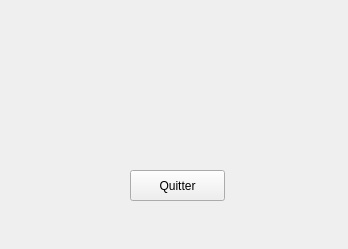
<?xml version="1.0" encoding="UTF-8"?>
<ui version="4.0">
 <class>BlackBoss</class>
 <widget class="QWidget" name="BlackBoss">
  <property name="geometry">
   <rect>
    <x>0</x>
    <y>0</y>
    <width>348</width>
    <height>249</height>
   </rect>
  </property>
  <property name="windowTitle">
   <string>BlackBoss - Server</string>
  </property>
  <widget class="QLabel" name="etatServeur">
   <property name="geometry">
    <rect>
     <x>6</x>
     <y>80</y>
     <width>331</width>
     <height>61</height>
    </rect>
   </property>
   <property name="text">
    <string/>
   </property>
  </widget>
  <widget class="QPushButton" name="boutonQuitter">
   <property name="geometry">
    <rect>
     <x>130</x>
     <y>170</y>
     <width>95</width>
     <height>31</height>
    </rect>
   </property>
   <property name="text">
    <string>Quitter</string>
   </property>
  </widget>
 </widget>
 <resources/>
 <connections/>
</ui>
